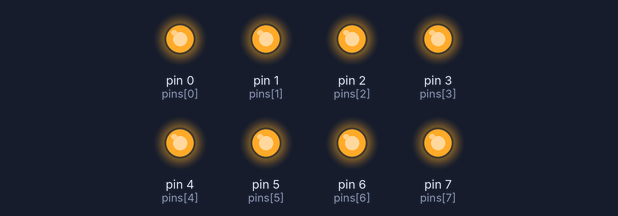
Simulated run of this sketch. Board: Arduino Uno, built with avr-gcc and run on an emulated ATmega328P. Parts: output pins drawn as LEDs (lit = HIGH).

Above: at 0.5 s.
At 3.5 s:
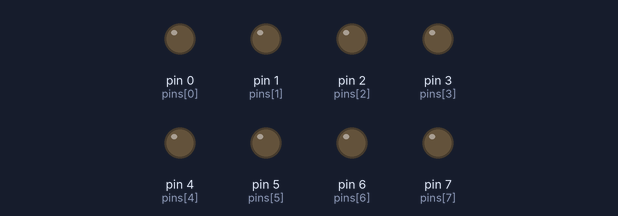
Timing chart, 0 to 4.6 s (numbered marks = the images above):
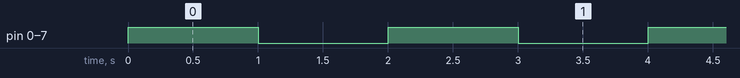

The sketch:

CH_12_02.ino
```cpp
int pins[] = {0, 1, 2, 3, 4, 5, 6, 7};   // LED가 연결된 핀 배열

void setup() {
  for (int i = 0; i < 8; i++) {     // LED 연결 핀을 출력으로 설정
    pinMode(pins[i], OUTPUT);
  }
}

void loop() {
  for (int i = 0; i < 8; i++) {     // LED 켜기
    digitalWrite(pins[i], HIGH);
  }
  delay(1000);        // 1초 대기

  for (int i = 0; i < 8; i++) {     // LED 끄기
    digitalWrite(pins[i], LOW);
  }
  delay(1000);        // 1초 대기
}
```

Measured:
- by itself, pin 0 (pins[0]), pin 1 (pins[1]), pin 2 (pins[2]), pin 3 (pins[3]), pin 4 (pins[4]), pin 5 (pins[5]), pin 6 (pins[6]), pin 7 (pins[7]): alternates HIGH for 1.0 s and LOW for 1.0 s
